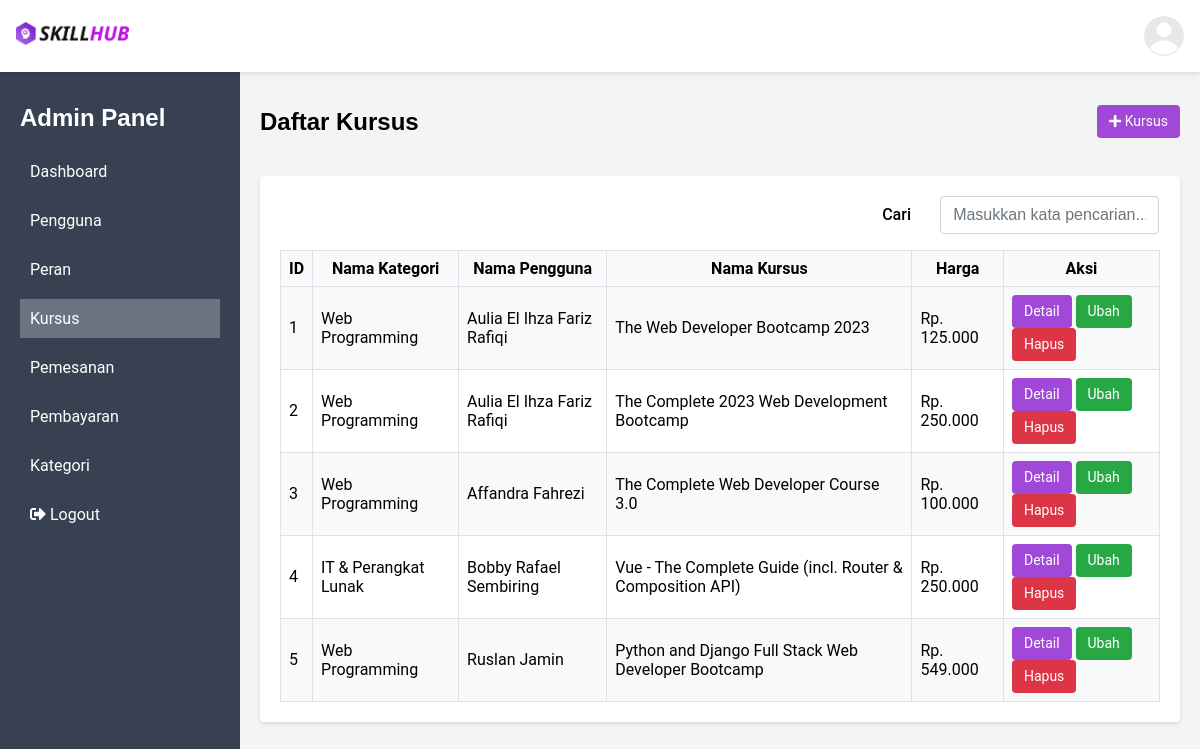
The app's page /public/kursus (signed in) with its own data.
### tables this page shows
CREATE TABLE `kursus` (
  `id` int(11) NOT NULL,
  `id_kategori` int(11) DEFAULT NULL,
  `id_pengguna` int(11) NOT NULL,
  `nama` varchar(255) NOT NULL,
  `total_jam_belajar` decimal(10,0) DEFAULT NULL,
  `harga` decimal(10,0) NOT NULL,
  `rating` decimal(2,1) DEFAULT NULL,
  `deskripsi` text DEFAULT NULL
);

CREATE TABLE `kategori` (
  `id` int(11) NOT NULL,
  `nama` varchar(255) NOT NULL
);

CREATE TABLE `pengguna` (
  `id` int(11) NOT NULL,
  `id_peran` int(11) DEFAULT NULL,
  `nama` varchar(100) NOT NULL,
  `email` varchar(100) NOT NULL,
  `password` varchar(255) NOT NULL,
  `is_login` tinyint(1) DEFAULT NULL
);

### app/controllers/Kursus.php (called while the page is built, shortened)
<?php
class Kursus extends Controller
{
    public function index()
    {
        $data["judul"] = "Daftar kursus";
        $data["kursus"] = $this->model("KursusModel")->all();
        $this->view("admin_panel.kursus.index", $data, "templates.layout_admin");
    }
}

### app/core/App.php (called while the page is built, shortened)
<?php
class App
{
    protected $method = 'index';
    protected $params = [];
    public function __construct()
    {
        $this->controller = new $this->controller;
        call_user_func_array([$this->controller, $this->method], $this->params);
    }
}

### public/index.php (called while the page is built, shortened)
<?php
$app = new App;

### app/core/Database.php (called while the page is built, shortened)
<?php
class Database{
    private $host = DB_HOST,
            $user = DB_USER,
            $pass = DB_PASS,
            $dbname = DB_NAME;
    private $dbh,
            $stmt;
    public function __construct(){
        $dsn = "mysql:host=$this->host;dbname=$this->dbname";
        $option = [
            PDO::ATTR_PERSISTENT => true,
            PDO::ATTR_ERRMODE => PDO::ERRMODE_EXCEPTION
        ];
        try{
            $this->dbh = new PDO($dsn, "$this->user", "$this->pass", $option);
        }catch(PDOException $e){
            die($e->getMessage());
        }
    }
    public function query($query){
        $this->stmt = $this->dbh->prepare($query);
    }
    public function bind($param, $value, $type = null){
        if(is_null($type)){
            switch(true){
                case is_int($value) :
                    $type = PDO::PARAM_INT;
                    break;
            }
        }
        $this->stmt->bindValue($param, $value, $type);
    }
    public function execute(){
        $this->stmt->execute();
    }
    public function resultSet(){
        $this->execute();
        return $this->stmt->fetchAll(PDO::FETCH_ASSOC);
    }
}

### app/models/KursusModel.php (called while the page is built, shortened)
<?php
class KursusModel
{
    private $table = "kursus", $db;
    public function __construct()
    {
        $this->db = new Database;
    }
    public function all()
    {
        $sql = <<<SQL
            SELECT $this->table.*, kategori.nama AS nama_kategori, pengguna.nama AS nama_pengguna
            FROM $this->table, kategori, pengguna
            WHERE $this->table.id_kategori = kategori.id
            AND $this->table.id_pengguna = pengguna.id
        SQL;
        $this->db->query($sql);
        return $this->db->resultSet();
    }
}

### app/helpers/functions.php (called while the page is built, shortened)
<?php
function formatNumber($num): string
{
    return number_format($num, 0, ',', '.');
}

### app/views/admin_panel/kursus/index.php (the view, shortened to what this page needs)
<div class="row items-center">
  <div class="col-6">
    <h2>Daftar Kursus</h2>
  </div>
  <div class="col-6 text-right">
    <a href="<?= BASEURL; ?>/kursus/create" class="btn btn-primary text-sm">
      <i class="fas fa-plus"></i>
      Kursus
    </a>
  </div>
</div>
<div class="row">
  <div class="col-12">
    <div class="card mt-5">
      <div class="card-body">
        <div class="flex justify-end mb-4 mr-4">
          <div class="row items-center">
            <label for="search" class="form-label col-4 col-md-3 m-0">Cari</label>
            <input type="text" class="form-control col-8 col-md-9" id="search" placeholder="Masukkan kata pencarian..." data-url="<?= BASEURL; ?>/kursus/search">
          </div>
        </div>
        <table class="table table-bordered table-striped table-hover">
          <thead>
            <tr class="text-center">
              <th>ID</th>
              <th>Nama Kategori</th>
              <th>Nama Pengguna</th>
              <th>Nama Kursus</th>
              <th>Harga</th>
              <th>Aksi</th>
            </tr>
          </thead>
          <tbody>
            <?php foreach ($kursus as $row) : ?>
              <tr>
                <td><?= $row['id']; ?></td>
                <td><?= $row['nama_kategori']; ?></td>
                <td><?= $row['nama_pengguna']; ?></td>
                <td><?= $row['nama']; ?></td>
                <td>Rp. <?= formatNumber($row['harga']); ?></td>
                <td>
                  <a href="<?= BASEURL; ?>/kursus/show/<?= $row['id']; ?>" class="btn btn-primary text-sm">Detail</a>
                  <a href="<?= BASEURL; ?>/kursus/edit/<?= $row['id']; ?>" class="btn btn-success text-sm">Ubah</a>
                  <a href="<?= BASEURL; ?>/kursus/destroy/<?= $row['id']; ?>" class="btn btn-danger btn-hapus text-sm" data-id="<?= $row['id']; ?>">Hapus</a>
                </td>
              </tr>
            <?php endforeach; ?>
          </tbody>
        </table>
      </div>
    </div>
  </div>
</div>

### public/css/style.css (style rules this page uses)
body, p { margin: 0; border: 0; outline: 0; font-size: 1rem; vertical-align: baseline; background: transparent; font-family: "Roboto", sans-serif; }
h1, h2, h3, h4, h5, h6 { font-family: "Montserrat", sans-serif; }
a { text-decoration: none; }
.flex { display: flex; }
.items-center { align-items: center; }
.justify-end { justify-content: flex-end; }
.btn { display: inline-block; font-weight: 400; color: #fff; text-align: center; vertical-align: middle; user-select: none; background-color: transparent; padding: 0.375rem 0.75rem; font-size: 1rem; line-height: 1.5; border-radius: 0.25rem; transition: color 0.15s ease-in-out, background-color 0.15s ease-in-out, border-color 0.15s ease-in-out, box-shadow 0.15s ease-in-out; cursor: pointer; border: none; }
.btn-primary { background-color: #a148d9; border-color: #a148d9; color: #fff; }
.btn-success { background-color: #28a745; border-color: #28a745; }
.btn-danger { background-color: #dc3545; border-color: #dc3545; }
.row { display: -ms-flexbox; display: flex; -ms-flex-wrap: wrap; flex-wrap: wrap; margin-right: -15px; margin-left: -15px; }
.col-1, .col-2, .col-3, .col-4, .col-5, .col-6, .col-7, .col-8, .col-9, .col-10, .col-11, .col-12, .col, .col-auto, .col-sm-1, .col-sm-2, .col-sm-3, .col-sm-4, .col-sm-5, .col-sm-6, .col-sm-7, .col-sm-8, .col-sm-9, .col-sm-10, .col-sm-11, .col-sm-12, .col-sm, .col-sm-auto, .col-md-1, .col-md-2, .col-md-3, .col-md-4, .col-md-5, .col-md-6, .col-md-7, .col-md-8, .col-md-9, .col-md-10, .col-md-11, .col-md-12, .col-md, .col-md-auto, .col-lg-1, .col-lg-2, .col-lg-3, .col-lg-4, .col-lg-5, .col-lg-6, .col-lg-7, .col-lg-8, .col-lg-9, .col-lg-10, .col-lg-11, .col-lg-12, .col-lg, .col-lg-auto, .col-xl-1, .col-xl-2, .col-xl-3, .col-xl-4, .col-xl-5, .col-xl-6, .col-xl-7, .col-xl-8, .col-xl-9, .col-xl-10, .col-xl-11, .col-xl-12, .col-xl, .col-xl-auto { position: relative; width: 100%; padding-right: 15px; padding-left: 15px; }
.col-4 { -ms-flex: 0 0 33.333333%; flex: 0 0 33.333333%; max-width: 33.333333%; }
.col-6 { -ms-flex: 0 0 50%; flex: 0 0 50%; max-width: 50%; }
.col-8 { -ms-flex: 0 0 66.666667%; flex: 0 0 66.666667%; max-width: 66.666667%; }
.col-12 { -ms-flex: 0 0 100%; flex: 0 0 100%; max-width: 100%; }
@media (min-width: 768px) { .col-md-3 { -ms-flex: 0 0 25%; flex: 0 0 25%; max-width: 25%; } }
@media (min-width: 768px) { .col-md-9 { -ms-flex: 0 0 75%; flex: 0 0 75%; max-width: 75%; } }
.mt-5 { margin-top: 1.25rem; }
.mb-4 { margin-bottom: 1rem; }
.mr-4 { margin-right: 1rem; }
.m-0 { margin: 0 !important; }
.text-sm { font-size: 0.875rem; }
.text-center { text-align: center !important; }
.text-right { text-align: right; }
.table { width: 100%; border-collapse: collapse; }
.table thead th { background-color: #f8f9fa; border-bottom: 1px solid #dee2e6; padding: 8px; font-weight: bold; }
.table tbody td { border-bottom: 1px solid #dee2e6; padding: 8px; }
.table-striped tbody tr:nth-of-type(odd) { background-color: #f8f9fa; }
.table-bordered { border: 1px solid #dee2e6; }
.table-bordered thead th, .table-bordered tbody td { border: 1px solid #dee2e6; }
.form-control { display: block; width: 100%; padding: 0.375rem 0.75rem; font-size: 1rem; line-height: 1.5; color: #495057; background-color: #fff; background-clip: padding-box; border: 1px solid #ced4da; border-radius: 0.25rem; transition: border-color 0.15s ease-in-out, box-shadow 0.15s ease-in-out; }
.form-control::placeholder { color: #6c757d; opacity: 1; }
.form-label { display: block; margin-bottom: 0.5rem; font-weight: 500; }
.card { position: relative; display: -ms-flexbox; display: flex; -ms-flex-direction: column; flex-direction: column; min-width: 0; word-wrap: break-word; background-color: #fff; background-clip: border-box; box-shadow: 0 2px 4px rgba(0, 0, 0, 0.1); border-radius: 0.25rem; }
.card-body { -ms-flex: 1 1 auto; flex: 1 1 auto; padding: 1.25rem; }

### records on screen
kursus: id "1", id_kategori.nama "Web Programming", id_pengguna.nama "Aulia El Ihza Fariz Rafiqi", nama "The Web Developer Bootcamp 2023", harga "125.000"
kursus: id "2", id_kategori.nama "Web Programming", id_pengguna.nama "Aulia El Ihza Fariz Rafiqi", nama "The Complete 2023 Web Development Bootcamp", harga "250.000"
kursus: id "3", id_kategori.nama "Web Programming", id_pengguna.nama "Affandra Fahrezi", nama "The Complete Web Developer Course 3.0", harga "100.000"
kursus: id "4", id_kategori.nama "IT & Perangkat Lunak", id_pengguna.nama "Bobby Rafael Sembiring", nama "Vue - The Complete Guide (incl. Router & Composition API)", harga "250.000"
kursus: id "5", id_kategori.nama "Web Programming", id_pengguna.nama "Ruslan Jamin", nama "Python and Django Full Stack Web Developer Bootcamp", harga "549.000"
